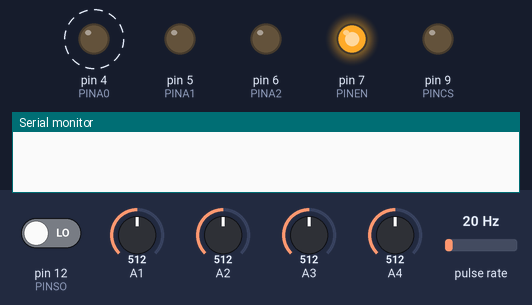
A sketch run on a simulated Arduino Uno, built with avr-gcc and run on an emulated ATmega328P. On the bench: output pins drawn as LEDs (lit = HIGH), the last lines printed to the serial monitor. Wiring (inferred from the names in the program): pulse sensor: data pin 2. Dashed ring = blinking. Inputs (shaded band) come from the test bench; at power-on: pin 12 (PINSO) LOW, A1 = 512, A2 = 512, A3 = 512, A4 = 512, pulse rate 20 Hz. Pins used as bus, display or sensor lines are not drawn.

Above: at 0.1 s.
At 1.2 s:
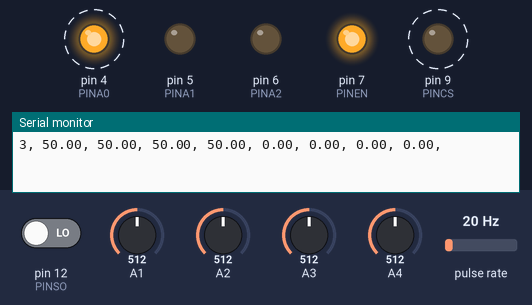
1.3 s: pin 12 (PINSO) driven HIGH
At 3.4 s:
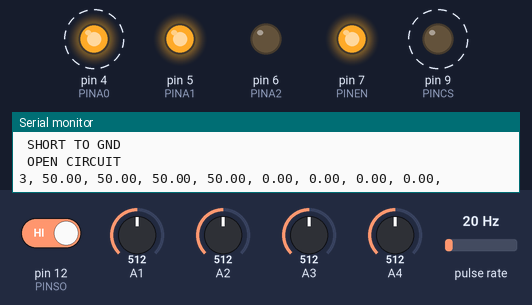
9.0 s: pin 12 (PINSO) driven LOW
Timing chart, 0 to 19.2 s (numbered marks = the images above; inputs shaded):
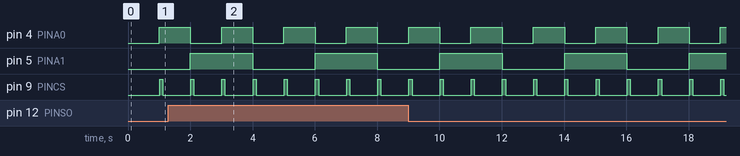

The sketch:

secondaryLoop.ino
```cpp
/*
  Flow Sensor Variables
 */
byte statusLed    = 13;
byte sensorInterrupt = 0;         // 0 = digital pin 2
byte sensorPin       = 2;
float calibrationFactor = 5;      //12 pulses/litre according to seller.
volatile byte pulseCount;
float flowRate;
unsigned long oldTime;

/*
  Pressure Sensor Variables
*/
float pressure_sensor[4];

//int val;                          // A simple data logger for the Arduino analog pins
int sensorVal;

/*
  Thermocouple Includes, Defines, and Variables
*/
#include <string.h> //Use the string Library
#include <ctype.h>
#include <EEPROM.h>

#define PINEN 7 //Mux Enable pin
#define PINA0 4 //Mux Address 0 pin
#define PINA1 5 //Mux Address 1 pin
#define PINA2 6 //Mux Address 2 pin
#define PINSO 12 //TCAmp Slave Out pin (MISO)
#define PINSC 13 //TCAmp Serial Clock (SCK)
#define PINCS 9  //TCAmp Chip Select Change this to match the position of the Chip Select Link

int Temp[8], SensorFail[8];
float floatTemp[4];
char failMode[8];
int internalTemp, intTempFrac;
unsigned int Mask;
char i, j, UpdateDelay;
char Rxchar, Rxenable, Rxptr, Cmdcomplete, R;
char Rxbuf[32];
char adrbuf[3], cmdbuf[3], valbuf[12];
int Param;
unsigned long time;


char num_thermo_sensors = 4;        // Change this value to the total number of thermocouple sensors in use. We are using 4.
int num_pressure_sensors = 4;       // Change this value to the total number of pressure sensors in use. We are using 4.

void setup()
{
  Serial.begin(9600);             // Initialize a serial connection for reporting values to the host
  pinMode(statusLed, OUTPUT);     // Set up the status LED line as an output
  digitalWrite(statusLed, HIGH);  // We have an active-low LED attached
  pinMode(sensorPin, INPUT);
  digitalWrite(sensorPin, HIGH);

  pulseCount        = 0;
  flowRate          = 0.0;
  oldTime           = 0;

  // The Hall-effect sensor is connected to pin 2 which uses interrupt 0.
  // Configured to trigger on a FALLING state change (transition from HIGH
  // state to LOW state)
  attachInterrupt(sensorInterrupt, pulseCounter, FALLING);

  //Serial.println("TCMUXV3");
  if (EEPROM.read(511)==1)
  {
    num_thermo_sensors = EEPROM.read(0);
    UpdateDelay = EEPROM.read(1);
  }
  pinMode(PINEN, OUTPUT);
  pinMode(PINA0, OUTPUT);
  pinMode(PINA1, OUTPUT);
  pinMode(PINA2, OUTPUT);
  pinMode(PINSO, INPUT);
  pinMode(PINCS, OUTPUT);
  pinMode(PINSC, OUTPUT);

  digitalWrite(PINEN, HIGH);   // enable on
  digitalWrite(PINA0, LOW); // low, low, low = channel 1
  digitalWrite(PINA1, LOW);
  digitalWrite(PINA2, LOW);
  digitalWrite(PINSC, LOW); //put clock in low
}

/**
 * Main program loop
 */
void loop()
{
  if((millis() - oldTime) > 1000)             // Only process counters once per second
  {
    // Start Flow Sensor Code
    detachInterrupt(sensorInterrupt);         //disable interrupts to calculate flow rate.
    flowRate = ((1000.0 / (millis() - oldTime)) * pulseCount) / calibrationFactor;  // get time to calculate flow rate
    oldTime = millis();                       //interrupts are disabled so millis() won't increment correctly but it is close.
    unsigned int frac;
    pulseCount = 0;                           // Reset the pulse counter so we can start incrementing again
    attachInterrupt(sensorInterrupt, pulseCounter, FALLING); // Enable the interrupt again now that we've finished sending output
    // End Flow Sensor Code

    // Start Pressure Code
    for(int n = 0; n < num_pressure_sensors; n++)
    {
      switch(n)
      {
        case 0:
          sensorVal=analogRead(A1);
          break;
        case 1:
          sensorVal=analogRead(A2);
          break;
        case 2:
          sensorVal=analogRead(A3);
          break;
        case 3:
          sensorVal=analogRead(A4);
          break;
        default:
          sensorVal=analogRead(A1);
          break;
      }

      float voltage = (sensorVal*5.0)/1024.0;

      if(n == 0)
        pressure_sensor[0] = (((float)voltage-.5))*25;                       //calibrate here
      if(n == 1)
        pressure_sensor[1] = (((float)voltage-.5))*25;
      if(n == 2)
        pressure_sensor[2] = (((float)voltage-.5))*25;
      if(n == 3)
        pressure_sensor[3] = (((float)voltage-.5))*25;
    }
    // End Pressure code

    // Start Thermocouple code
    if(j<(num_thermo_sensors-1))
    {
      j++;
    }
    else
    {
      j=0;
    }

    switch (j) //select channel
    {
      case 0:
        digitalWrite(PINA0, LOW);
        digitalWrite(PINA1, LOW);
        digitalWrite(PINA2, LOW);
        break;
      case 1:
        digitalWrite(PINA0, HIGH);
        digitalWrite(PINA1, LOW);
        digitalWrite(PINA2, LOW);
        break;
      case 2:
        digitalWrite(PINA0, LOW);
        digitalWrite(PINA1, HIGH);
        digitalWrite(PINA2, LOW);
        break;
      case 3:
        digitalWrite(PINA0, HIGH);
        digitalWrite(PINA1, HIGH);
        digitalWrite(PINA2, LOW);
        break;
      case 4:
        digitalWrite(PINA0, LOW);
        digitalWrite(PINA1, LOW);
        digitalWrite(PINA2, HIGH);
        break;
      case 5:
        digitalWrite(PINA0, HIGH);
        digitalWrite(PINA1, LOW);
        digitalWrite(PINA2, HIGH);
        break;
      case 6:
        digitalWrite(PINA0, LOW);
        digitalWrite(PINA1, HIGH);
        digitalWrite(PINA2, HIGH);
        break;
      case 7:
        digitalWrite(PINA0, HIGH);
        digitalWrite(PINA1, HIGH);
        digitalWrite(PINA2, HIGH);
        break;
    }

    delay(5);
    digitalWrite(PINCS, LOW); //stop conversion
    delay(5);
    digitalWrite(PINCS, HIGH); //begin conversion
    delay(100);  //wait 100 ms for conversion to complete
    digitalWrite(PINCS, LOW); //stop conversion, start serial interface
    delay(1);

    Temp[j] = 0;
    failMode[j] = 0;
    SensorFail[j] = 0;
    internalTemp = 0;
    for (i=31;i>=0;i--)
    {
        digitalWrite(PINSC, HIGH);
        delay(1);

         //print out bits
       #ifdef SHOWMEYOURBITS
       if (digitalRead(PINSO)==1)
        {
          Serial.print("1");
        }
        else
        {
          Serial.print("0");
        }
        #endif

      if ((i<=31) && (i>=18))
      {
        // these 14 bits are the thermocouple temperature data
        // bit 31 sign
        // bit 30 MSB = 2^10
        // bit 18 LSB = 2^-2 (0.25 degC)

        Mask = 1<<(i-18);
        if (digitalRead(PINSO)==1)
        {
          if (i == 31)
          {
            Temp[j] += (0b11<<14);//pad the temp with the bit 31 value so we can read negative values correctly
          }
          Temp[j] += Mask;
        }
      }
      //bit 17 is reserved
      //bit 16 is sensor fault
      if (i==16)
      {
        SensorFail[j] = digitalRead(PINSO);
      }

      if ((i<=15) && (i>=4))
      {
        //these 12 bits are the internal temp of the chip
        //bit 15 sign
        //bit 14 MSB = 2^6
        //bit 4 LSB = 2^-4 (0.0625 degC)
        Mask = 1<<(i-4);
        if (digitalRead(PINSO)==1)
        {
          if (i == 15)
          {
            internalTemp += (0b1111<<12);//pad the temp with the bit 31 value so we can read negative values correctly
          }

          internalTemp += Mask;//should probably pad the temp with the bit 15 value so we can read negative values correctly
        }
      }
      //bit 3 is reserved
      if (i==2)
      {
        failMode[j] += digitalRead(PINSO)<<2;//bit 2 is set if shorted to VCC
      }
      if (i==1)
      {
        failMode[j] += digitalRead(PINSO)<<1;//bit 1 is set if shorted to GND
      }
      if (i==0)
      {
        failMode[j] += digitalRead(PINSO)<<0;//bit 0 is set if open circuit
      }
      digitalWrite(PINSC, LOW);
      delay(1);
    }

    if (SensorFail[j] == 1)
    {
      Serial.print("FAIL");
      if ((failMode[j] & 0b0100) == 0b0100)
      {
        Serial.println(" SHORT TO VCC");
      }
      if ((failMode[j] & 0b0010) == 0b0010)
      {
        Serial.println(" SHORT TO GND");
      }
      if ((failMode[j] & 0b0001) == 0b0001)
      {
        Serial.println(" OPEN CIRCUIT");
      }
    }
    else
    {
      floatTemp[j] = (float)Temp[j] * 0.25;
    }//end reading sensors

    if (Serial.available() > 0)    // Is a character waiting in the buffer?
    {
      Rxchar = Serial.read();      // Get the waiting character

      if (Rxchar == '@')      // Can start recording after @ symbol
      {
        if (Cmdcomplete != 1)
        {
          Rxenable = 1;
          Rxptr = 1;
        }//end cmdcomplete
      }//end rxchar
      if (Rxenable == 1)           // its enabled so record the characters
      {
        if ((Rxchar != 32) && (Rxchar != '@')) //dont save the spaces or @ symbol
        {
          Rxbuf[Rxptr] = Rxchar;
          Rxptr++;
          if (Rxptr > 13)
          {
            Rxenable = 0;
          }//end rxptr
        }//end rxchar
        if (Rxchar == 13)
        {
          Rxenable = 0;
          Cmdcomplete = 1;
        }//end rxchar
      }//end rxenable
    }// end serial available


    if (Cmdcomplete == 1)
    {
      Cmdcomplete = 0;
      cmdbuf[0] = toupper(Rxbuf[1]); //copy and convert to upper case
      cmdbuf[1] = toupper(Rxbuf[2]); //copy and convert to upper case
      cmdbuf[2] = 0; //null terminate        Command = Chr(rxbuf(3)) + Chr(rxbuf(4))
      valbuf[0] = Rxbuf[3]; //        Mystr = Chr(rxbuf(5))
      R = Rxptr - 1;
      for (i = 4 ; i <= R ; i++)//For I = 6 To R
      {
        valbuf[i-3] = Rxbuf[i]; //Mystr = Mystr + Chr(rxbuf(i))
      }
      valbuf[R+1] = 0; //null terminate
      Param = atoi(valbuf);//   Param = Val(mystr)
      if (strcmp(cmdbuf,"NS")==0)       //num_thermo_sensors
      {
        //'Print "command was ON"
        if ((Param <= 8) && (Param > 0))
        {
          num_thermo_sensors = Param;
        }
      }
      if (strcmp(cmdbuf,"UD")==0)       //UpdateDelay
      {
        //'Print "command was ON"
        if ((Param <= 60) && (Param >= 0))
        {
          UpdateDelay = Param;
        }
      }
      if (strcmp(cmdbuf,"SV")==0)       //Save
      {
        EEPROM.write(0,num_thermo_sensors);
        EEPROM.write(1,UpdateDelay);
        EEPROM.write(511,1);
      }
    }
    toExcel();
  }
}

/*
 * Interrupt service Routine
 */
void pulseCounter()
{
  pulseCount++; // Increment the pulse counter
}

/*
 * Display measurements to the excel sheet
 */
void toExcel()
{
  // Print the flow rate for this second in litres / minute
  Serial.print(int(flowRate));      // Print the integer part of the variable
  Serial.print(", ");                // need a comma delimiter
  // Print the Pressure in PSI
  for(int i = 0; i < num_pressure_sensors; i++)
  {
    Serial.print (pressure_sensor[i]);
    Serial.print(", ");
  }

  for(int i = 0; i < num_thermo_sensors; i++)
  {
    Serial.print(floatTemp[i],2);
    Serial.print(", ");
  }

  Serial.println();
}
```

Measured:
- by itself, pin 4 (PINA0): alternates HIGH for 1.0 s and LOW for 1.0 s
- by itself, pin 5 (PINA1): alternates HIGH for 2.0 s and LOW for 2.0 s
- by itself, pin 9 (PINCS): alternates HIGH for 0.10 s and LOW for 0.90 s
